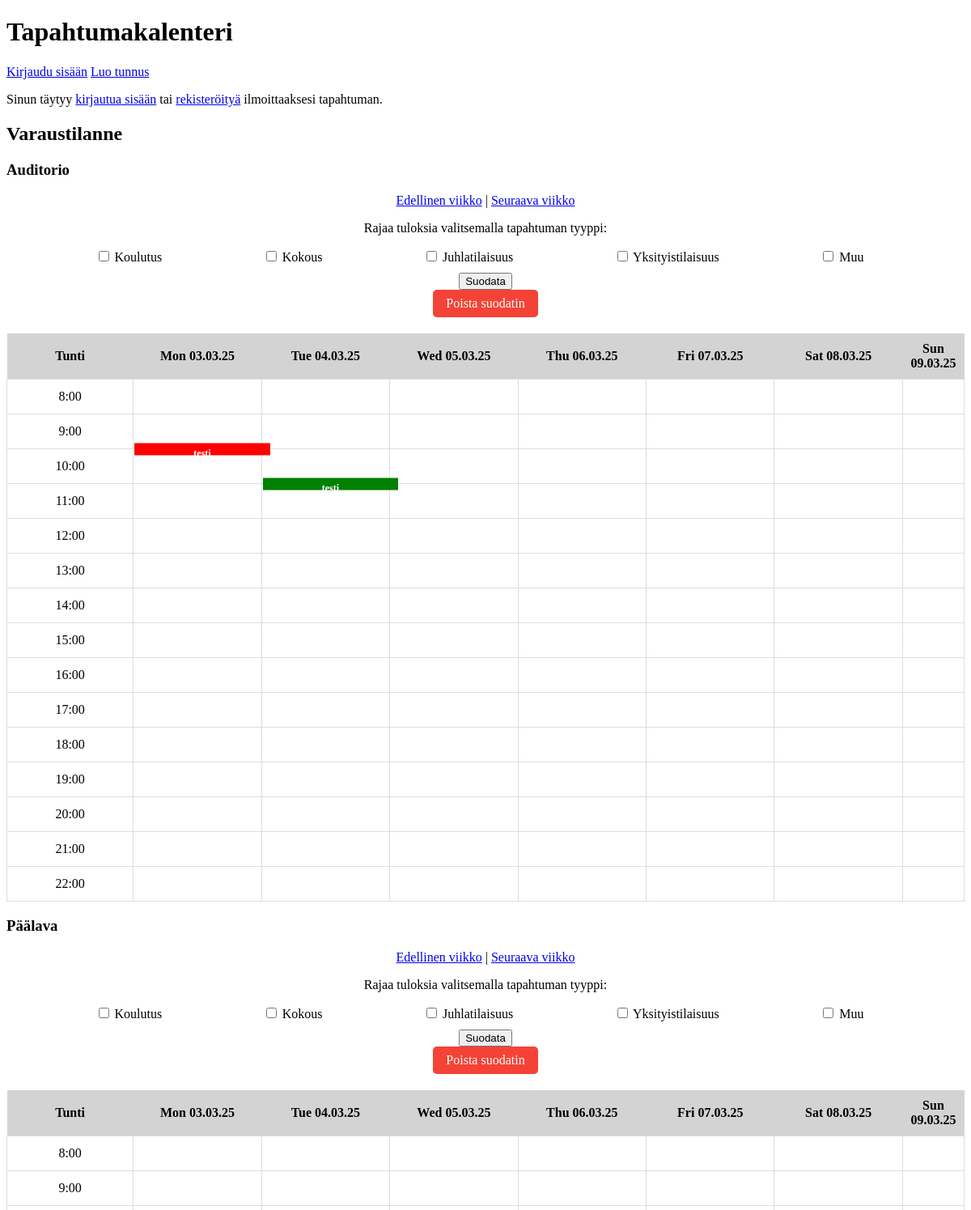
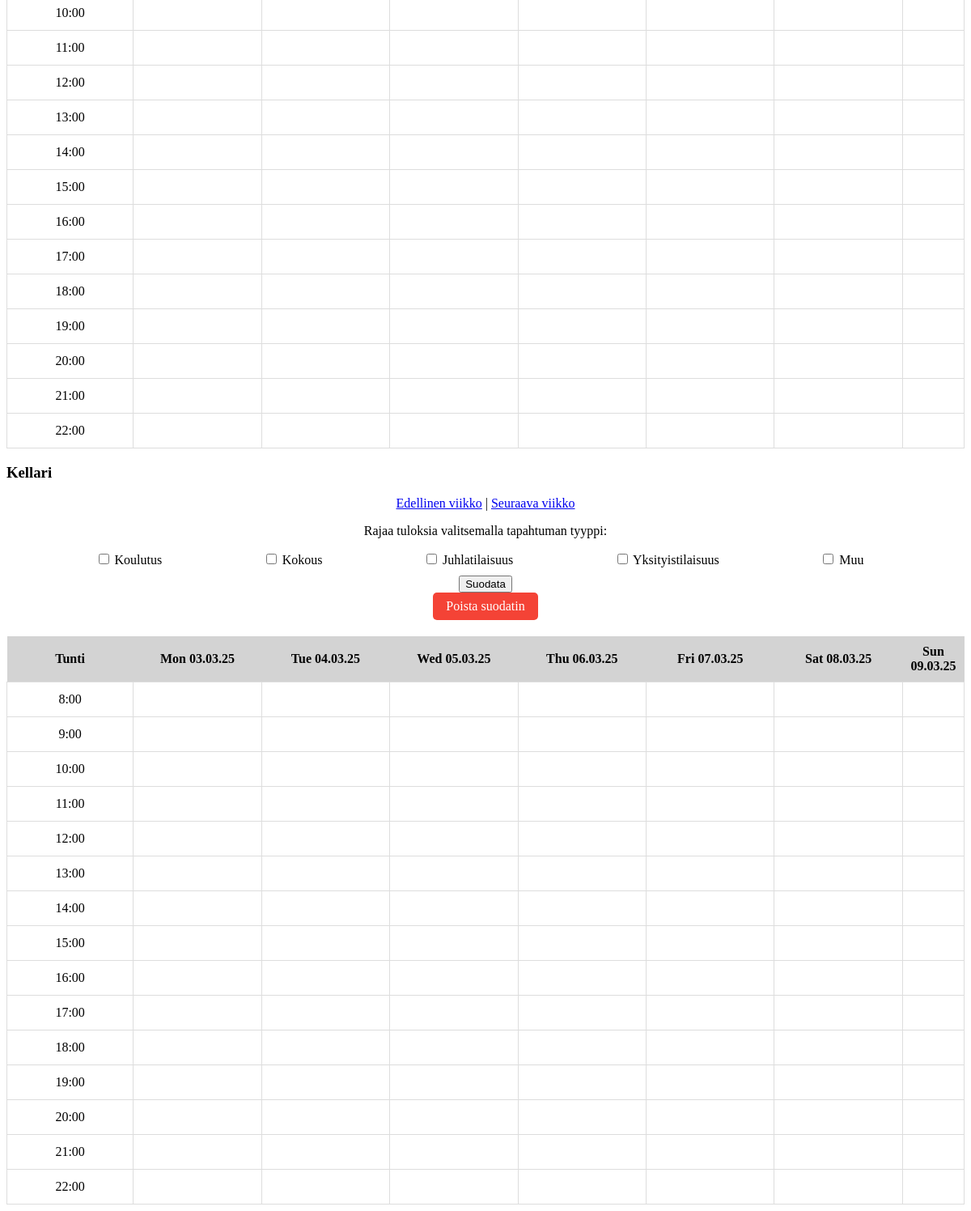
The page /?week=1 on the database its author committed (2 pictures, top to bottom).
### tables this page shows
CREATE TABLE events (
    id INTEGER PRIMARY KEY AUTOINCREMENT,
    title TEXT NOT NULL,
    description TEXT,
    event_start TEXT NOT NULL,
    event_end TEXT NOT NULL,
    event_space TEXT,
    event_type TEXT,
    username TEXT,
    max_participants INTEGER
);

### app.py (the view)
@app.route("/")
def index():
    week_offset = int(request.args.get("week", 0))
    base_date = datetime.today() + timedelta(weeks=week_offset)
    start_date, end_date, week_dates = get_week_dates(base_date)
    events_by_space = get_events(start_date, end_date)
    selected_filters = request.args.getlist("filter")
    if selected_filters:
        filtered_events_by_space = {}
        for space_name, space_events in events_by_space.items():
            filtered_events_by_space[space_name] = [
                event for event in space_events if event["type"] in selected_filters
            ]
        events_by_space = filtered_events_by_space
    else:
        filtered_events_by_space = events_by_space  # No filters, show all events
    return render_template(
        "index.html",
        events_by_space=events_by_space,
        selected_filters=selected_filters,
        week_offset=week_offset,
        week_dates=week_dates
    )

### app.py (called while the page is built)
def get_week_dates(base_date):
    start_of_week = base_date - timedelta(days=base_date.weekday())
    week_dates = [
        (start_of_week + timedelta(days=i)).strftime("%a %d.%m.%y")  # e.g., "Ti 04.02.25"
        for i in range(7)
    ]
    return start_of_week.strftime("%Y-%m-%d"), (start_of_week + timedelta(days=6)).strftime("%Y-%m-%d"), week_dates

### db.py (called while the page is built)
def get_connection():
    con = sqlite3.connect("database.db")
    con.execute("PRAGMA foreign_keys = ON")
    con.row_factory = sqlite3.Row
    return con

def query(sql, params=[]):
    con = get_connection()
    result = con.execute(sql, params).fetchall()
    con.close()
    return result

### templates/index.html (shortened to what this page needs)
<!DOCTYPE html>
<html lang="fi">
<head>
</head>
<body>
    <h1>Tapahtumakalenteri</h1>
    <p>
        {% if session.username %}
            <a href="/logout">Kirjaudu ulos</a>
        {% else %}
            <a href="/login">Kirjaudu sisään</a>
            <a href="/register">Luo tunnus</a>
        {% endif %}
    </p>
    {% if session.username %}
        <a href="/new_event">Ilmoita tapahtuma</a> |
        <a href="/my_events">Omat tapahtumat</a>
    {% else %}
        <p>Sinun täytyy <a href="/login">kirjautua sisään</a> tai <a href="/register">rekisteröityä</a> ilmoittaaksesi tapahtuman.</p>
    {% endif %}
    <h2>Varaustilanne</h2>
    {% for space, events in events_by_space.items() %}
        <div class="calendar-container">
            <h3>{{ space }}</h3>
            <div class="week-navigation">
                <a href="/?week={{ week_offset - 1 }}{% for f in selected_filters %}&filter={{ f }}{% endfor %}">Edellinen viikko</a> |
                <a href="/?week={{ week_offset + 1 }}{% for f in selected_filters %}&filter={{ f }}{% endfor %}">Seuraava viikko</a>
            </div>
    <div class="filter-container">
        <p>Rajaa tuloksia valitsemalla tapahtuman tyyppi:</p>
        <form method="GET" action="{{ url_for('index') }}">
            <div class="filter-options">
                <label>
                    <input type="checkbox" name="filter" value="koulutus" {% if 'koulutus' in selected_filters %}checked{% endif %}>
                    Koulutus
                </label>
                <label>
                    <input type="checkbox" name="filter" value="kokous" {% if 'kokous' in selected_filters %}checked{% endif %}>
                    Kokous
                </label>
                <label>
                    <input type="checkbox" name="filter" value="juhlatilaisuus" {% if 'juhlatilaisuus' in selected_filters %}checked{% endif %}>
                    Juhlatilaisuus
                </label>
                <label>
                    <input type="checkbox" name="filter" value="yksityistilaisuus" {% if 'yksityistilaisuus' in selected_filters %}checked{% endif %}>
                    Yksityistilaisuus
                </label>
                <label>
                    <input type="checkbox" name="filter" value="muu" {% if 'muu' in selected_filters %}checked{% endif %}>
                    Muu
                </label>
            </div>
            <button type="submit">Suodata</button>
        </form>
    <a href="{{ url_for('clear_filter', week=week_offset) }}">Poista suodatin</a>
</div>
            <table>
                <thead>
                    <tr>
                        <th>Tunti</th>
                        {% for day in week_dates %}
                            <th>{{ day }}</th>
                        {% endfor %}
                    </tr>
                </thead>
                <tbody>
                    {% for hour in range(8, 23) %}
                        <tr>
                            <td>{{ hour }}:00</td>
                            {% for day_index in range(7) %}
                                <td>
                                    {% for event in events %}
                                        {% if event.weekday_index == day_index and event.start <= hour < event.end %}
                                            {% if not selected_filters or event.type in selected_filters or event.type == "default" %}
                                                <div class="event {{ event.type }}"
                                                    style="height: {{ (event.end - event.start) * 5 }}px;
                                                            top: {{ (hour - event.start) * 5 }}px;">
                                                    <a href="{{ url_for('event_page', event_id=event.id) }}" style="color: white; text-decoration: none;">
                                                        {{ event.title }}<br>
                                                    </a>
                                                </div>
                                            {% endif %}
                                        {% endif %}
                                    {% endfor %}
                                </td>
                            {% endfor %}
                        </tr>
                    {% endfor %}
                </tbody>
            </table>
        </div>
    {% endfor %}
</body>
</html>

### templates/index.html (style rules this page uses)
table { width: 100%; border-collapse: collapse; }
th { background-color: lightgray; font-weight: bold; padding: 10px; text-align: center; }
td { width: 14.28%; height: 40px; border: 1px solid #ddd; text-align: center; vertical-align: middle; position: relative; }
.event { text-align: center; padding: 5px; color: white; font-size: 12px; font-weight: bold; position: absolute; width: 100%; top: 50%; transform: translateY(-50%); }
.kokous { background-color: green; }
.juhlatilaisuus { background-color: red; }
.week-navigation { text-align: center; margin-bottom: 10px; }
.filter-container { margin-bottom: 20px; text-align: center; }
.filter-container { margin-bottom: 20px; }
.filter-options { display: flex; justify-content: space-evenly; flex-wrap: wrap; margin-bottom: 10px; }
.filter-options label { margin-right: 15px; display: inline-block; font-size: 1rem; }
.filter-container a { display: inline-block; padding: 8px 16px; background-color: #f44336; color: white; text-decoration: none; border-radius: 5px; }

### rows shown on the page
events: {{ (event.end - event.start) * 5 }} 5 (drawn), title "testi"
events: {{ (event.end - event.start) * 5 }} 5 (drawn), title "testi"

### other values the page prints
{{ space }} "Auditorio" "Päälava" "Kellari"
{{ day }} "Mon 03.03.25" "Tue 04.03.25" "Wed 05.03.25" "Thu 06.03.25" "Fri 07.03.25" "Sat 08.03.25" "Sun 09.03.25" "Mon 03.03.25" "Tue 04.03.25" "Wed 05.03.25" "Thu 06.03.25" "Fri 07.03.25" "Sat 08.03.25" "Sun 09.03.25" "Mon 03.03.25" "Tue 04.03.25" "Wed 05.03.25" "Thu 06.03.25" "Fri 07.03.25" "Sat 08.03.25" "Sun 09.03.25"
{{ hour }} "8" "9" "10" "11" "12" "13" "14" "15" "16" "17" "18" "19" "20" "21" "22" "8" "9" "10" "11" "12" "13" "14" "15" "16" "17" "18" "19" "20" "21" "22" "8" "9" "10" "11" "12" "13" "14" "15" "16" "17" "18" "19" "20" "21" "22"
